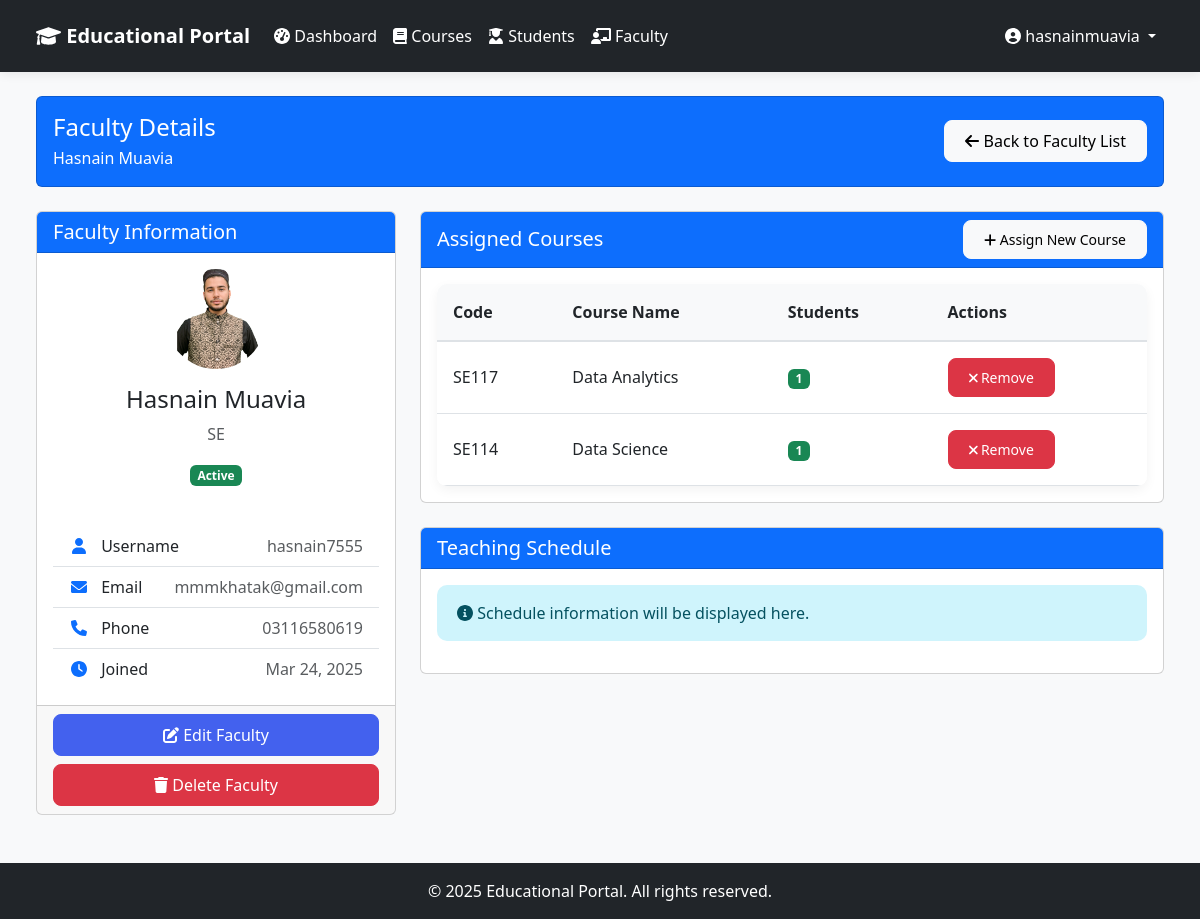
The page /admin-dashboard/faculty/5/ (signed in) on the database as committed earlier.
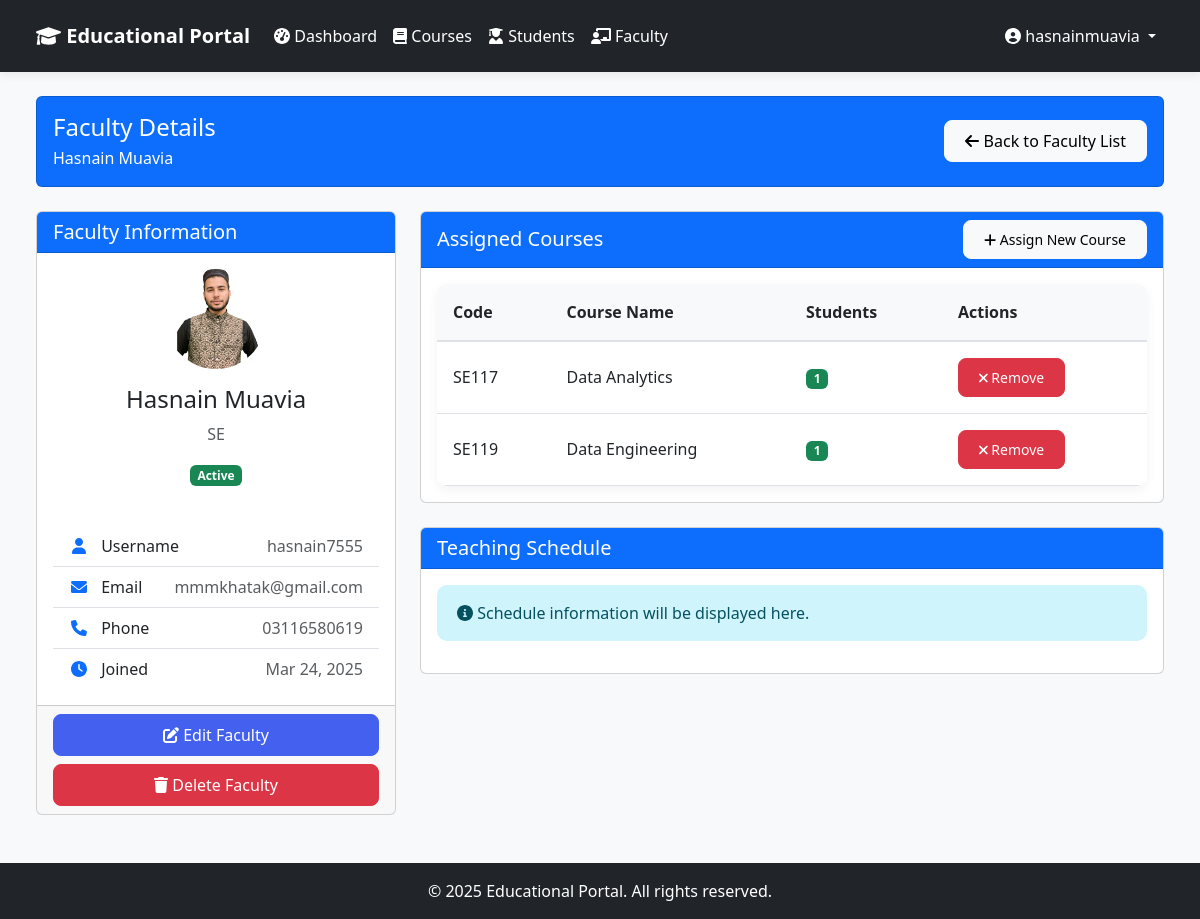
The same page on the database as committed later.
### core/models.py (models this page shows, shortened)
class User(AbstractUser):
    role = models.CharField(
        max_length=10,
        choices=Role.choices,
        default=Role.STUDENT,
    )

class Faculty(models.Model):
    user = models.OneToOneField(User, on_delete=models.CASCADE, related_name='faculty_profile')
    profile_picture = models.ImageField(upload_to='faculty/', null=True, blank=True)
    department = models.CharField(max_length=100, blank=True, null=True)
    phone = models.CharField(max_length=20, blank=True, null=True)

class CourseAssignment(models.Model):
    course = models.ForeignKey(Course, on_delete=models.CASCADE, related_name='faculty_assignments')
    faculty = models.ForeignKey(Faculty, on_delete=models.CASCADE, related_name='course_assignments')
    class Meta:
        unique_together = ('course', 'faculty')

class Course(models.Model):
    name = models.CharField(max_length=100)
    code = models.CharField(max_length=20, unique=True)
    description = models.TextField(blank=True, null=True)

### admin_dashboard/views.py (the view)
# urls.py: path('faculty/<int:faculty_id>/', views.faculty_details, name='faculty_details'),
@login_required
@user_passes_test(is_admin)
def faculty_details(request, faculty_id):
    faculty = get_object_or_404(Faculty, id=faculty_id)
    courses = Course.objects.all()
    course_assignments = CourseAssignment.objects.filter(faculty=faculty).select_related('course')
    for assignment in course_assignments:
        assignment.student_count = Student.objects.filter(courses=assignment.course).count()
    return render(request, 'admin_dashboard/faculty_details.html', {
        'faculty': faculty,
        'courses': courses,
        'course_assignments': course_assignments
    })

### admin_dashboard/views.py (called while the page is built)
def is_admin(user):
    return user.is_authenticated and user.is_superuser

### templates/admin_dashboard/faculty_details.html (shortened to what this page needs)
{% extends 'base.html' %}
{% block content %}
<div class="container-fluid">
    <div class="row mb-4">
        <div class="col-12">
            <div class="card bg-primary">
                <div class="card-body d-flex justify-content-between align-items-center">
                    <div class="text-white">
                        <h4 class="mb-1">Faculty Details</h4>
                        <p class="mb-0">{{ faculty.user.get_full_name }}</p>
                    </div>
                    <a href="{% url 'manage_faculty' %}" class="btn btn-light">
                        <i class="fas fa-arrow-left"></i> Back to Faculty List
                    </a>
                </div>
            </div>
        </div>
    </div>
    <div class="row">
        <div class="col-md-4">
            <div class="card mb-4">
                <div class="card-header bg-primary text-white">
                    <h5 class="card-title mb-0">Faculty Information</h5>
                </div>
                <div class="card-body">
                    <div class="text-center mb-4">
                        {% if faculty.profile_picture %}
                        <img src="{{ faculty.profile_picture.url }}" alt="{{ faculty.user.get_full_name }}" class="rounded-circle mb-3" style="width: 100px; height: 100px; object-fit: cover;">
                        {% else %}
                        <div class="avatar-circle bg-primary text-white mx-auto mb-3" style="width: 100px; height: 100px; font-size: 2.5rem;">
                            {{ faculty.user.first_name|first|upper }}{{ faculty.user.last_name|first|upper }}
                        </div>
                        {% endif %}
                        <h4>{{ faculty.user.get_full_name }}</h4>
                        <p class="text-muted">{{ faculty.department|default:"No Department" }}</p>
                        <div class="badge bg-{{ faculty.user.is_active|yesno:'success,danger' }} mb-3">
                            {{ faculty.user.is_active|yesno:'Active,Inactive' }}
                        </div>
                    </div>
                    <div class="list-group list-group-flush">
                        <div class="list-group-item d-flex justify-content-between align-items-center">
                            <span><i class="fas fa-user fa-fw text-primary me-2"></i> Username</span>
                            <span class="text-muted">{{ faculty.user.username }}</span>
                        </div>
                        <div class="list-group-item d-flex justify-content-between align-items-center">
                            <span><i class="fas fa-envelope fa-fw text-primary me-2"></i> Email</span>
                            <span class="text-muted">{{ faculty.user.email }}</span>
                        </div>
                        <div class="list-group-item d-flex justify-content-between align-items-center">
                            <span><i class="fas fa-phone fa-fw text-primary me-2"></i> Phone</span>
                            <span class="text-muted">{{ faculty.phone|default:"Not provided" }}</span>
                        </div>
                        <div class="list-group-item d-flex justify-content-between align-items-center">
                            <span><i class="fas fa-clock fa-fw text-primary me-2"></i> Joined</span>
                            <span class="text-muted">{{ faculty.user.date_joined|date:"M d, Y" }}</span>
                        </div>
                    </div>
                </div>
                <div class="card-footer">
                    <div class="d-grid gap-2">
                        <button type="button" class="btn btn-primary" data-bs-toggle="modal" data-bs-target="#editFacultyModal">
                            <i class="fas fa-edit"></i> Edit Faculty
                        </button>
                        <button type="button" class="btn btn-danger" data-bs-toggle="modal" data-bs-target="#deleteFacultyModal">
                            <i class="fas fa-trash"></i> Delete Faculty
                        </button>
                    </div>
                </div>
            </div>
        </div>
        <div class="col-md-8">
            <div class="card mb-4">
                <div class="card-header bg-primary text-white d-flex justify-content-between align-items-center">
                    <h5 class="card-title mb-0">Assigned Courses</h5>
                    <button type="button" class="btn btn-light btn-sm" data-bs-toggle="modal" data-bs-target="#assignCourseModal">
                        <i class="fas fa-plus"></i> Assign New Course
                    </button>
                </div>
                <div class="card-body">
                    {% if course_assignments %}
                    <div class="table-responsive">
                        <table class="table table-hover">
                            <thead>
                                <tr>
                                    <th>Code</th>
                                    <th>Course Name</th>
                                    <th>Students</th>
                                    <th>Actions</th>
                                </tr>
                            </thead>
                            <tbody>
                                {% for assignment in course_assignments %}
                                <tr>
                                    <td>{{ assignment.course.code }}</td>
                                    <td>{{ assignment.course.name }}</td>
                                    <td>
                                        <span class="badge bg-success">{{ assignment.student_count }}</span>
                                    </td>
                                    <td>
                                        <form method="post" action="{% url 'remove_faculty_course' faculty.id assignment.course.id %}" class="d-inline">
                                            <button type="submit" class="btn btn-sm btn-danger">
                                                <i class="fas fa-times"></i> Remove
                                            </button>
                                        </form>
                                    </td>
                                </tr>
                                {% endfor %}
                            </tbody>
                        </table>
                    </div>
                    {% else %}
                    <div class="alert alert-info">
                        <i class="fas fa-info-circle"></i> No courses assigned to this faculty member yet.
                    </div>
                    {% endif %}
                </div>
            </div>
            <div class="card">
                <div class="card-header bg-primary text-white">
                    <h5 class="card-title mb-0">Teaching Schedule</h5>
                </div>
                <div class="card-body">
                    <div class="alert alert-info">
                        <i class="fas fa-info-circle"></i> Schedule information will be displayed here.
                    </div>
                </div>
            </div>
        </div>
    </div>
</div>
{% endblock %}

### templates/base.html (shortened to what this page needs)
<!DOCTYPE html>
<html lang="en">
<head>
    <link href="https://cdn.jsdelivr.net/npm/bootstrap@5.3.0/dist/css/bootstrap.min.css" rel="stylesheet">
    {% load static %}
    <link href="{% static 'css/style.css' %}" rel="stylesheet">
</head>
<body class="d-flex flex-column min-vh-100">
    <nav class="navbar navbar-expand-lg navbar-dark bg-dark">
        <div class="container-fluid">
            <a class="navbar-brand" href="{% url 'home' %}">
                <i class="fas fa-graduation-cap"></i> Educational Portal
            </a>
            {% if user.is_authenticated %}
            <div class="collapse navbar-collapse" id="navbarNav">
                <ul class="navbar-nav me-auto">
                    {% if user.is_superuser %}
                    <li class="nav-item">
                        <a class="nav-link {% if request.resolver_match.url_name == 'admin_dashboard' %}active{% endif %}" href="{% url 'admin_dashboard' %}">
                            <i class="fas fa-tachometer-alt"></i> Dashboard
                        </a>
                    </li>
                    <li class="nav-item">
                        <a class="nav-link {% if request.resolver_match.url_name == 'manage_courses' %}active{% endif %}" href="{% url 'manage_courses' %}">
                            <i class="fas fa-book"></i> Courses
                        </a>
                    </li>
                    <li class="nav-item">
                        <a class="nav-link {% if request.resolver_match.url_name == 'manage_students' %}active{% endif %}" href="{% url 'manage_students' %}">
                            <i class="fas fa-user-graduate"></i> Students
                        </a>
                    </li>
                    <li class="nav-item">
                        <a class="nav-link {% if request.resolver_match.url_name == 'manage_faculty' %}active{% endif %}" href="{% url 'manage_faculty' %}">
                            <i class="fas fa-chalkboard-teacher"></i> Faculty
                        </a>
                    </li>
                    {% elif user.is_faculty %}
                    <li class="nav-item">
                        <a class="nav-link {% if request.resolver_match.url_name == 'faculty_dashboard' %}active{% endif %}" href="{% url 'faculty_dashboard' %}">
                            <i class="fas fa-tachometer-alt"></i> Dashboard
                        </a>
                    </li>
                    {% endif %}
                </ul>
                <div class="navbar-nav">
                    <li class="nav-item dropdown">
                        <a class="nav-link dropdown-toggle" href="#" id="navbarDropdown" role="button" data-bs-toggle="dropdown">
                            <i class="fas fa-user-circle"></i> {{ user.get_full_name|default:user.username }}
                        </a>
                    </li>
                </div>
            </div>
            {% endif %}
        </div>
    </nav>
    <main class="flex-grow-1 py-4">
        <div class="container-fluid px-4">
            {% block content %}
            {% endblock %}
        </div>
    </main>
    <footer class="footer mt-auto py-3 bg-dark text-white">
        <div class="container text-center">
            <p class="mb-0">&copy; {% now "Y" %} Educational Portal. All rights reserved.</p>
        </div>
    </footer>
</body>
</html>

### static/css/style.css (style rules this page uses)
body { min-height: 100vh; display: flex; flex-direction: column; background-color: #f8f9fa; font-family: 'Poppins', 'Segoe UI', Roboto, 'Helvetica Neue', Arial, sans-serif; color: #333; margin: 0; padding: 0; }
main { flex: 1; display: flex; flex-direction: column; }
:root { --primary-color: #4361ee; --primary-dark: #3a56d4; --secondary-color: #6c757d; --success-color: #198754; --info-color: #0dcaf0; --warning-color: #ffc107; --danger-color: #dc3545; --light-color: #f8f9fa; --dark-color: #212529; --text-color: #333; --text-muted: #6c757d; --border-radius: 10px; --box-shadow: 0 10px 30px rgba(0, 0, 0, 0.1); }
.table-responsive { border-radius: var(--border-radius); box-shadow: 0 4px 12px rgba(0, 0, 0, 0.05); overflow: hidden; }
.table { background-color: #fff; margin-bottom: 0; }
.table thead th { background-color: #f8f9fa; border-bottom: 2px solid #dee2e6; font-weight: 600; color: var(--dark-color); padding: 1rem; }
.table tbody td { padding: 1rem; vertical-align: middle; }
.alert { border: none; border-radius: var(--border-radius); padding: 1rem 1.25rem; }
.navbar { box-shadow: 0 2px 10px rgba(0, 0, 0, 0.08); background-color: #212529; padding: 0.75rem 1.5rem; }
.navbar-dark .navbar-nav .nav-link, .navbar-dark .navbar-brand, .navbar-dark .nav-link { color: #fff !important; }
.navbar-brand { font-weight: 700; color: var(--primary-color); }
.nav-link { font-weight: 500; color: var(--dark-color); padding: 0.75rem 1rem; transition: all 0.3s ease; }
.btn { font-weight: 500; padding: 0.5rem 1.25rem; border-radius: 8px; transition: all 0.3s ease; }
.btn-primary { background-color: var(--primary-color); border-color: var(--primary-color); }
.footer { background-color: #343a40; color: #fff; padding: 1.5rem 0; }
.fade-in { animation: fadeIn 0.5s ease-out; }

Rows that differ between the two databases and show on the page:
removed CourseAssignment: course.code "SE114", course.name "Data Science", student_count "1"
added CourseAssignment: course.code "SE119", course.name "Data Engineering", student_count "1"
